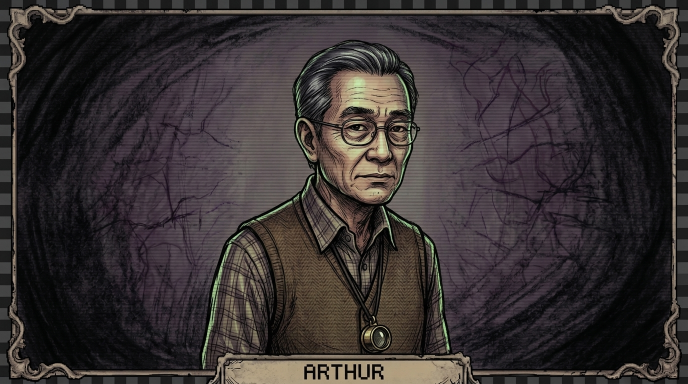
#> input picture art/concepts/characters/arthur-dialogue-calm-concept.jpg, 1376 x 768 px (shown at 1/2 size)
$ python make-sigil.py ../../concepts/characters/arthur-dialogue-calm-concept.jpg ../../concepts/characters/arthur-dialogue-frantic-concept.jpg
#> lines starting #> are read from the running program, lines starting #| are printed output that depends on the picture
import sys
from PIL import Image
src, out = sys.argv[1], sys.argv[2]
im = Image.open(src).convert("RGB").crop((972, 180, 1246, 520))
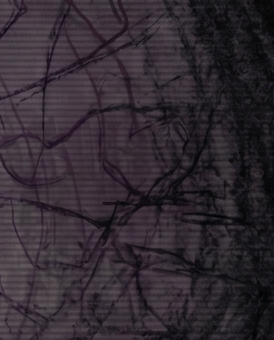
#> im: PIL image 274x340 RGB; mean R, G, B 49.5, 41.5, 49.4
w, h = im.size
#> w = 274; h = 340
px = im.load()
res = Image.new("RGBA", (w, h))
#> res: PIL image 274x340 RGBA; every value is 0
o = res.load()
for y in range(h):
    for x in range(w):
        r, g, b = px[x, y]
        # phosphor line art: green well above red and blue; the dark screen behind it goes clear
        a = max(0, min(255, int((g - max(r, b) * 0.55 - 38) * 3.2)))
        o[x, y] = (0xA8, 0xF0, 0xB8, a)
res = res.resize((w * 2 // 2, h * 2 // 2), Image.LANCZOS)
res.save(out)
bg = Image.new("RGBA", res.size, (0x06, 0x10, 0x0A, 255)); bg.alpha_composite(res); bg.save(out.replace(".png", "-preview.png"))
#> after `bg = Image.new('RGBA', res.size, (6, 16, 10, 255))`:
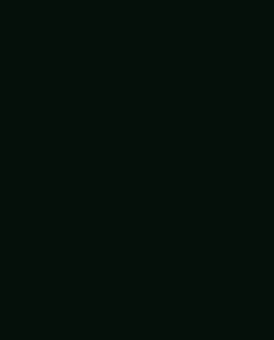
#> bg: PIL image 274x340 RGBA; mean R, G, B, A 6, 16, 10, 255
print(res.size)
#| (274, 340)
